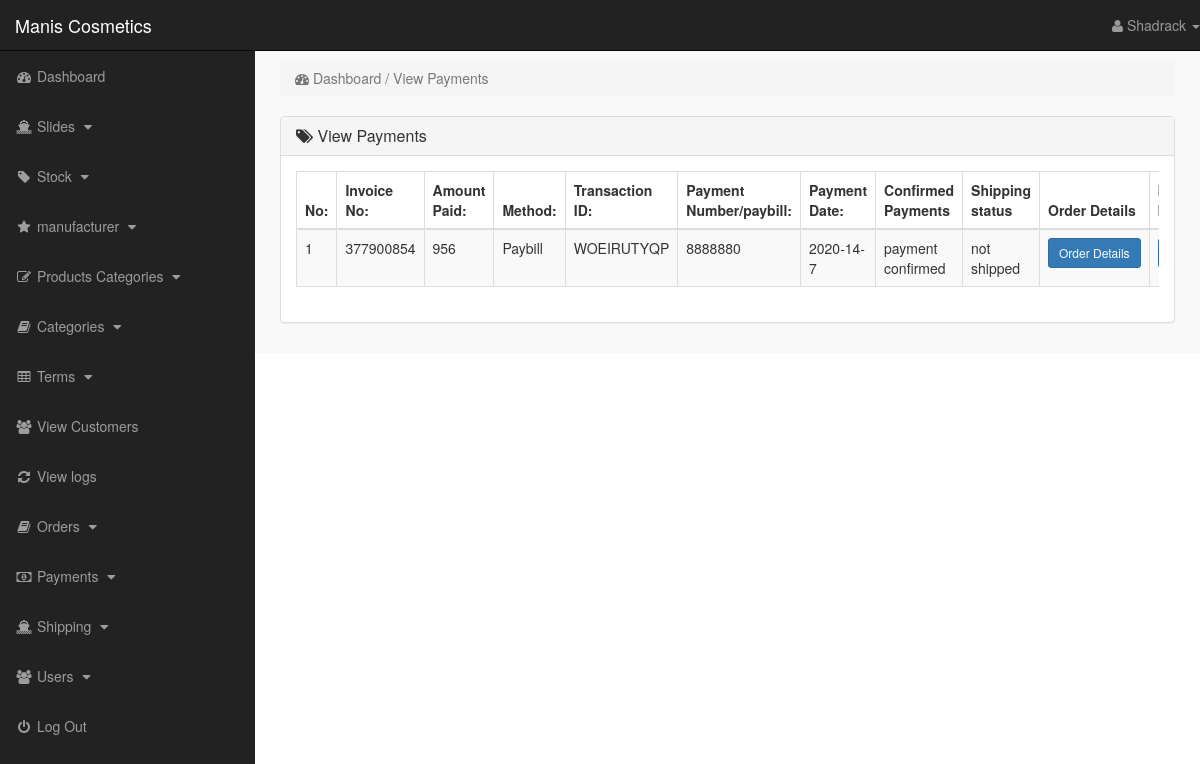
Screenshot of /admin_area/index.php?unshipped_orders (signed in) with the database file from the repository.
### tables this page shows
CREATE TABLE `payments` (
  `payment_id` int(10) NOT NULL,
  `email` varchar(100) NOT NULL,
  `customerID` longtext NOT NULL,
  `invoice_no` int(10) NOT NULL,
  `amount` int(10) NOT NULL,
  `payment_mode` text NOT NULL,
  `transaction_id` varchar(10) NOT NULL,
  `payment_number` int(10) NOT NULL,
  `payment_date` text NOT NULL,
  `receiver_number` varchar(100) NOT NULL,
  `receiver_firstname` varchar(100) NOT NULL,
  `receiver_secondname` varchar(100) NOT NULL,
  `receiver_thirdname` varchar(100) NOT NULL,
  `receiver_idnumber` varchar(100) NOT NULL,
  `payment_confirmation` varchar(100) NOT NULL,
  `shipping_status` varchar(100) NOT NULL
);

### admin_area/unshipped_orders.php (the view, shortened to what this page needs)
<?php
    if(!isset($_SESSION['admin_email'])){
        echo "<script>window.open('login.php','_self')</script>";
    }else{
?>
<div class="row">
    <div class="col-lg-12">
        <ol class="breadcrumb">
            <li class="active">
                <i class="fa fa-dashboard"></i> Dashboard / View Payments
            </li>
        </ol>
    </div>
</div>
<div class="row">
    <div class="col-lg-12">
        <div class="panel panel-default">
            <div class="panel-heading">
               <h3 class="panel-title">
                   <i class="fa fa-tags"></i>  View Payments
               </h3>
            </div>
            <div class="panel-body">
                <div class="table-responsive">
                    <table class="table table-striped table-bordered table-hover">
                        <thead>
                            <tr>
                                <th> No: </th>
                                <th> Invoice No: </th>
                                <th> Amount Paid: </th>
                                <th> Method: </th>
                                <th> Transaction ID: </th>
                                <th> Payment Number/paybill: </th>
                                <th> Payment Date: </th>
                                <th> Confirmed Payments</th>
                                <th> Shipping status </th>
                                <th>Order Details</th>
                                <th>Receiver's Details</th>
                            </tr>
                        </thead>
                        <tbody>
                            <?php
                                $i=0;
                                $payment_confirmed = "payment confirmed";
                                $get_payments = "select * from payments where payment_confirmation = '$payment_confirmed' and shipping_status = 'not shipped'";
                                $run_payments = mysqli_query($con,$get_payments);
                                while($row_payments=mysqli_fetch_array($run_payments)){
                                    $invoice_no = $row_payments['invoice_no'];
                                    $amount = $row_payments['amount'];
                                    $payment_mode = $row_payments['payment_mode'];
                                    $transaction_id = $row_payments['transaction_id'];
                                    $payment_number = $row_payments['payment_number'];
                                    $payment_date = $row_payments['payment_date'];
                                    $payment_confirmation = $row_payments['payment_confirmation'];
                                    $shipping_status = $row_payments['shipping_status'];
                                    $i++;
                            ?>
                            <tr>
                                <td> <?php echo $i; ?> </td>
                                <td> <?php echo $invoice_no; ?> </td>
                                <td> <?php echo $amount; ?></td>
                                <td> <?php echo $payment_mode; ?> </td>
                                <td> <?php echo $transaction_id; ?></td>
                                <td> <?php echo $payment_number; ?> </td>
                                <td> <?php echo $payment_date; ?> </td>
                                <td> <?php echo $payment_confirmation; ?></td>
                                <td> <?php echo $shipping_status; ?></td>
                                <td>
                                    <a href="order_details.php?invoice_no=<?php echo $invoice_no; ?>" target="_blank" class="btn btn-primary btn-sm"> Order Details </a>
                                </td>
                                <td>
                                </td>
                            </tr>
                            <?php } ?>
                        </tbody>
                    </table>
                </div>
            </div>
        </div>
    </div>
</div>
<?php } ?>

### admin_area/includes/sidebar.php (shortened to what this page needs)
<?php
    if(!isset($_SESSION['admin_email'])){
        echo "<script>window.open('login.php','_self')</script>";
    }else{
?>
<nav class="navbar navbar-inverse navbar-fixed-top">
    <div class="navbar-header">
        <a href="index.php?dashboard" class="navbar-brand">Manis Cosmetics</a>
    </div>
    <ul class="nav navbar-right top-nav">
        <li class="dropdown">
            <a href="#" class="dropdown-toggle" data-toggle="dropdown">
                <i class="fa fa-user"></i> <?php echo $admin_name;  ?> <b class="caret"></b>
            </a>
        </li>
    </ul>
    <div class="collapse navbar-collapse navbar-ex1-collapse">
        <ul class="nav navbar-nav side-nav">
            <li>
                <a href="index.php?dashboard">
                        <i class="fa fa-fw fa-dashboard"></i> Dashboard
                </a>
            </li>
            <li>
                <a href="#" data-toggle="collapse" data-target="#slides">
                        <i class="fa fa-fw fa-ship"></i> Slides
                        <i class="fa fa-fw fa-caret-down"></i>
                </a>
            </li>
            <li>
                <a href="#" data-toggle="collapse" data-target="#products">
                        <i class="fa fa-fw fa-tag"></i> Stock
                        <i class="fa fa-fw fa-caret-down"></i>
                </a>
            </li>
            <li>
                <a href="#" data-toggle="collapse" data-target="#manufacturer">
                        <i class="fa fa-fw fa-star"></i> manufacturer
                        <i class="fa fa-fw fa-caret-down"></i>
                </a>
            </li>
            <li>
                <a href="#" data-toggle="collapse" data-target="#p_cat">
                        <i class="fa fa-fw fa-edit"></i> Products Categories
                        <i class="fa fa-fw fa-caret-down"></i>
                </a>
            </li>
            <li>
                <a href="#" data-toggle="collapse" data-target="#cat">
                        <i class="fa fa-fw fa-book"></i> Categories
                        <i class="fa fa-fw fa-caret-down"></i>
                </a>
            </li>
            <li>
                <a href="#" data-toggle="collapse" data-target="#terms">
                        <i class="fa fa-fw fa-table"></i> Terms
                        <i class="fa fa-fw fa-caret-down"></i>
                </a>
            </li>
            <li>
                <a href="index.php?view_customers">
                    <i class="fa fa-fw fa-users"></i> View Customers
                </a>
            </li>
            <li>
                <a href="index.php?view_logs">
                    <i class="fa fa-fw fa-refresh"></i> View logs
                </a>
            </li>
            <li>
                <a href="#" data-toggle="collapse" data-target="#orders">
                        <i class="fa fa-fw fa-book"></i> Orders
                        <i class="fa fa-fw fa-caret-down"></i>
                </a>
            </li>
            <li>
                <a href="#" data-toggle="collapse" data-target="#payments">
                        <i class="fa fa-fw fa-money"></i> Payments
                        <i class="fa fa-fw fa-caret-down"></i>
                </a>
            </li>
            <li>
                <a href="#" data-toggle="collapse" data-target="#shipping">
                        <i class="fa fa-fw fa-ship"></i> Shipping
                        <i class="fa fa-fw fa-caret-down"></i>
                </a>
            </li>
            <li>
                <a href="#" data-toggle="collapse" data-target="#users">
                        <i class="fa fa-fw fa-users"></i> Users
                        <i class="fa fa-fw fa-caret-down"></i>
                </a>
            </li>
            <li>
                <a href="logout.php">
                    <i class="fa fa-fw fa-power-off"></i> Log Out
                </a>
            </li>
        </ul>
    </div>
</nav>
<?php } ?>

### admin_area/css/style.css (style rules this page uses)
body { margin-top: 100px; }
@media (min-width: 768px) { body { margin-top: 50px; } }
.top-nav { 0 15px; }
.top-nav>li { float: left; display: inline-block; }
.top-nav>li>a { color: #999999; line-height: 20px; padding-top: 15px; padding-bottom: 15px; }
@media (min-width: 768px) { .side-nav { position: fixed; top: 51px; bottom: 0; width: 255px; overflow-y: auto; overflow-x: hidden; background-color: #222222; padding-bottom: 40px; border-radius: 0; } }
@media (min-width: 768px) { .side-nav>li>a { width: 255px; } }
.panel-body { border-radius: 5px; }

### rows the page displays
payments: invoice_no "377900854", amount "956", payment_mode "Paybill", transaction "WOEIRUTYQP", payment_number "8888880", payment_date "2020-14-7", payment_confirmation "payment confirmed", shipping_status "not shipped"

### other values shown
$admin_name "Shadrack"
